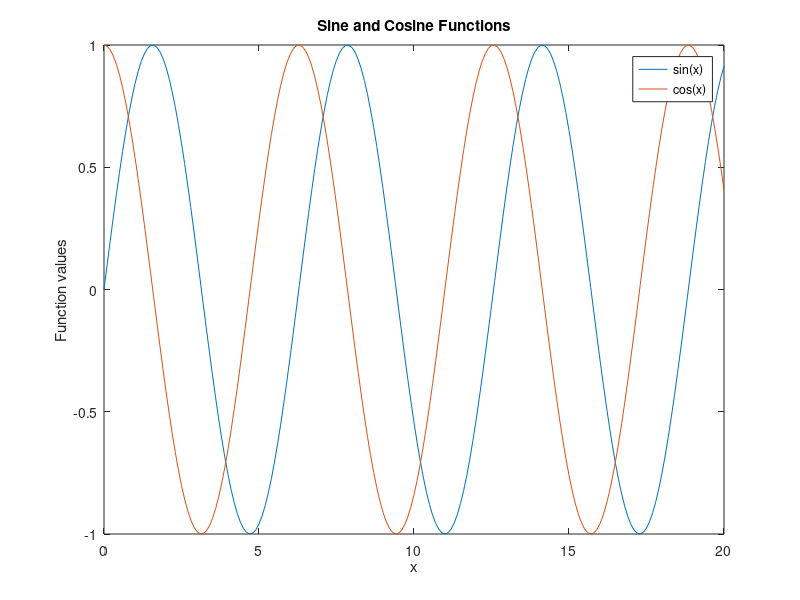

Source code (MATLAB):
v=[1 3 5];
%v(3)
m=[1 2 3;4 7 6;7 8 9];
b=[1 0 0;0 3 0;0 0 5];
%m/b
%m\b
x=[0:0.1:20];
y=sin(x);
z=cos(x);
plot(x,y);
hold on
plot(x, z);
xlabel('x');
ylabel('Function values');
legend('sin(x)', 'cos(x)');
title('Sine and Cosine Functions');
hold off;
x=[1:.1:10];
for i = 1:length(x)
    x(i)=x(i)+3;
end
fprintf("%.2f ",x);
x=5
if x==5
    disp('x is equal to 5');
end
